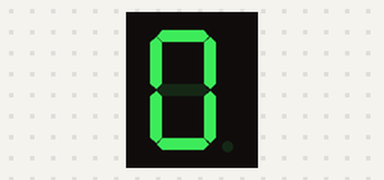
Bench run of a sketch on a simulated Arduino Uno, built with avr-gcc and run on an emulated ATmega328P. On the bench: 1-digit seven-segment display. Wiring (inferred from the names in the program): 1-digit 7-segment display, segments lit when LOW: segments pin 8, pin 2, pin 3, pin 4, pin 5, pin 6, pin 7. The segment pins are drawn as the display they are named for.

Above: at 0.1 s.
At 5.1 s:
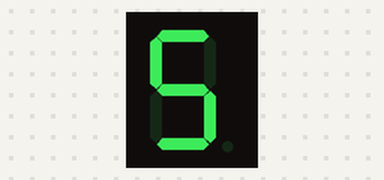
At 10.1 s:
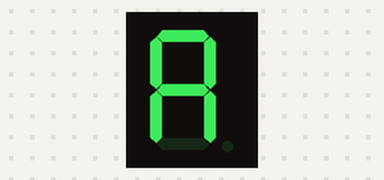
At 11.1 s:
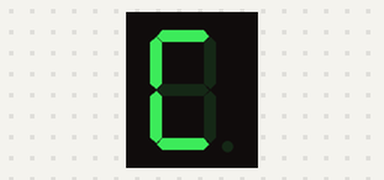
At 12.1 s:
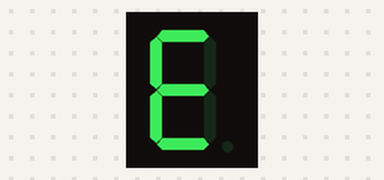
At 13.1 s:
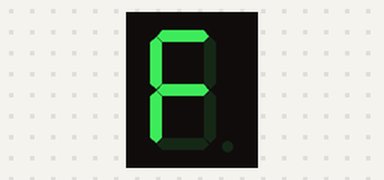

The sketch:

7Segment1_Code.ino
```cpp
void setup() {
  // put your setup code here, to run once:
     // initialize serial communication at 9600 bits per second:
    Serial.begin(9600);

  pinMode(8, OUTPUT);
  pinMode(2, OUTPUT);
  pinMode(3, OUTPUT);
  pinMode(4, OUTPUT);
  pinMode(5, OUTPUT);
  pinMode(6, OUTPUT);
  pinMode(7, OUTPUT);

}

  int a = 8;
  int b = 2;
  int c = 3;
  int d = 4;
  int e = 5;
  int f = 6;
  int g = 7;


// function to clear the display
void clearDisplay(void)
{
  digitalWrite(a,HIGH);
  digitalWrite(b,HIGH);
  digitalWrite(g,HIGH);
  digitalWrite(c,HIGH);
  digitalWrite(d,HIGH);
  digitalWrite(e,HIGH);
  digitalWrite(f,HIGH);
}

// function to show all segments
void DisplayAll(void)
{
  digitalWrite(a,LOW);
  digitalWrite(b,LOW);
  digitalWrite(g,LOW);
  digitalWrite(c,LOW);
  digitalWrite(d,LOW);
  digitalWrite(e,LOW);
  digitalWrite(f,LOW);
}

void loop() {
  // 0
  clearDisplay();
  digitalWrite(a, LOW);
  digitalWrite(b, LOW);
  digitalWrite(c, LOW);
  digitalWrite(d, LOW);
  digitalWrite(e, LOW);
  digitalWrite(f, LOW);

// 1
  delay(1000);
  clearDisplay();
  digitalWrite(b, LOW);
  digitalWrite(c, LOW);


  delay(1000);
  clearDisplay();
// 2
  digitalWrite(a, LOW);
  digitalWrite(b, LOW);
  digitalWrite(g, LOW);
  digitalWrite(e, LOW);
  digitalWrite(d, LOW) ;

// 3
  delay(1000);
  clearDisplay();
  digitalWrite(a, LOW);
  digitalWrite(b, LOW);
  digitalWrite(g, LOW);
  digitalWrite(c, LOW);
  digitalWrite(d, LOW);

// 4
  delay(1000);
  clearDisplay();
  digitalWrite(f, LOW);
  digitalWrite(g, LOW);
  digitalWrite(b, LOW);
  digitalWrite(c, LOW);

// 5
  delay(1000);
  clearDisplay();
  digitalWrite(a, LOW);
  digitalWrite(f, LOW);
  digitalWrite(g, LOW);
  digitalWrite(c, LOW);
  digitalWrite(d, LOW);

// 6

  delay(1000);
  clearDisplay();
  digitalWrite(a, LOW);
  digitalWrite(f, LOW);
  digitalWrite(g, LOW);
  digitalWrite(c, LOW);
  digitalWrite(d, LOW);
  digitalWrite(e, LOW);


  delay(1000);
  clearDisplay();

// 7
  digitalWrite(a, LOW);
  digitalWrite(b, LOW);
  digitalWrite(c, LOW);


  delay(1000);
  clearDisplay();

// 8
  digitalWrite(a, LOW);
  digitalWrite(f, LOW);
  digitalWrite(b, LOW);
  digitalWrite(g, LOW);
  digitalWrite(c, LOW);
  digitalWrite(d, LOW);
  digitalWrite(e, LOW);


  delay(1000);
  clearDisplay();

// 9
  digitalWrite(a, LOW);
  digitalWrite(f, LOW);
  digitalWrite(g, LOW);
  digitalWrite(b, LOW);
  digitalWrite(c, LOW);
  digitalWrite(d, LOW);


  delay(1000);
  clearDisplay();

// A
  digitalWrite(a, LOW);
  digitalWrite(f, LOW);
  digitalWrite(e, LOW);
  digitalWrite(b, LOW);
  digitalWrite(c, LOW);
  digitalWrite(g, LOW);

// C
  delay(1000);
clearDisplay();
  digitalWrite(a, LOW);
  digitalWrite(f, LOW);
  digitalWrite(e, LOW);
  digitalWrite(d, LOW);

delay(1000);
clearDisplay();
// E
  digitalWrite(a, LOW);
  digitalWrite(f, LOW);
  digitalWrite(e, LOW);
  digitalWrite(d, LOW);
  digitalWrite(g, LOW);

// F
delay(1000);
clearDisplay();
  digitalWrite(a, LOW);
  digitalWrite(f, LOW);
  digitalWrite(e, LOW);
  digitalWrite(g, LOW);


delay(1000);
}
```

Measured:
- by itself, everything shown: repeats every 14.0 s, in 14 steps
- what the display in image 1 shows lasts 1.0 s, from 5.0 s to 6.0 s
